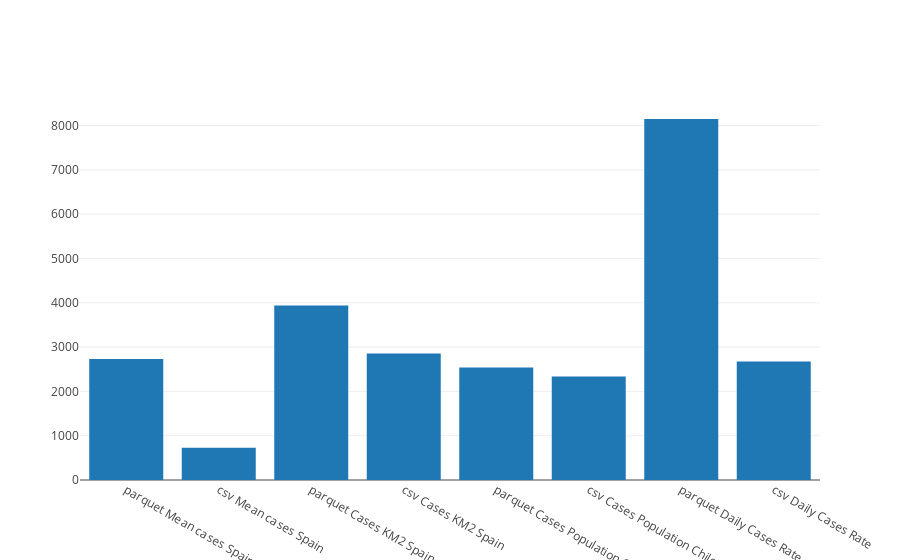

The cell this chart's notebook holds for it:
### Markdown cell above
## 5. Visualización de rendimiento

### Code cell
val (x, y) = Seq(
    "parquet Mean cases Spain" -> runWithOutput(parqMeanDF.collect),
    "csv Mean cases Spain" -> runWithOutput(csvMeanDF.collect),       
    "parquet Cases KM2 Spain" -> runWithOutput(parquetCasesKM2.collect),
    "csv Cases KM2 Spain" -> runWithOutput(csvCasesKM2.collect),
    "parquet Cases Population Chile" -> runWithOutput(parquetCasesPopulation.collect),
    "csv Cases Population Chile" -> runWithOutput(csvCasesPopulation.collect),
    "parquet Daily Cases Rate" -> runWithOutput(parquetDailyCasesRate.collect),
    "csv Daily Cases Rate" -> runWithOutput(csvDailyCasesRate.collect),
).unzip

Bar(x, y).plot()

### Figure 1 — Plotly figure (JSON) as saved in the notebook; plotly's stock layout.template omitted (floating-point values rounded to 4 significant figures)
{"data": [{"type": "bar", "x": ["parquet Mean cases Spain", "csv Mean cases Spain", "parquet Cases KM2 Spain", "csv Cases KM2 Spain", "parquet Cases Population Chile", "csv Cases Population Chile", "parquet Daily Cases Rate", "csv Daily Cases Rate"], "y": [2731, 726, 3936, 2855, 2541, 2336, 8148, 2674]}], "layout": {}}
